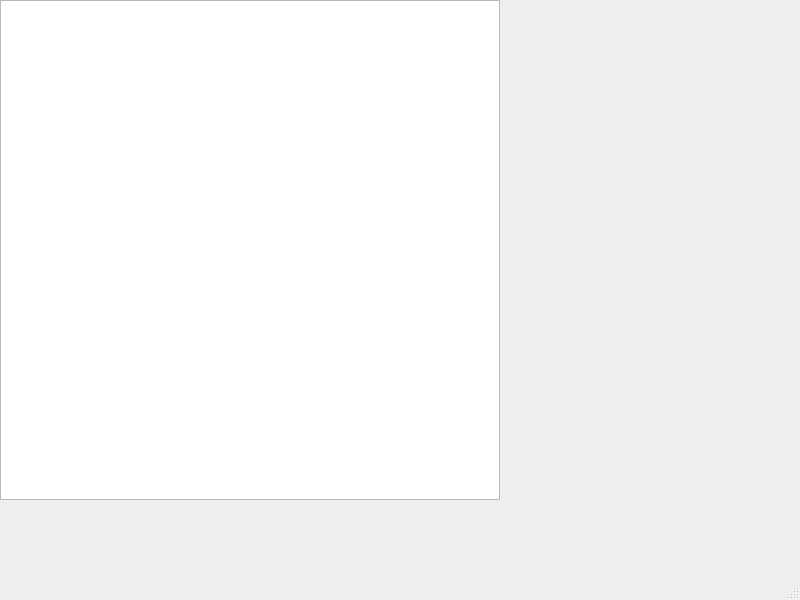
<?xml version="1.0" encoding="UTF-8"?>
<ui version="4.0">
 <class>MainWindow</class>
 <widget class="QMainWindow" name="MainWindow">
  <property name="geometry">
   <rect>
    <x>0</x>
    <y>0</y>
    <width>800</width>
    <height>600</height>
   </rect>
  </property>
  <property name="windowTitle">
   <string>MainWindow</string>
  </property>
  <widget class="QWidget" name="centralwidget">
   <widget class="QGraphicsView" name="graphicsView">
    <property name="geometry">
     <rect>
      <x>0</x>
      <y>0</y>
      <width>500</width>
      <height>500</height>
     </rect>
    </property>
   </widget>
  </widget>
  <widget class="QMenuBar" name="menubar">
   <property name="geometry">
    <rect>
     <x>0</x>
     <y>0</y>
     <width>800</width>
     <height>21</height>
    </rect>
   </property>
  </widget>
  <widget class="QStatusBar" name="statusbar"/>
 </widget>
 <resources/>
 <connections/>
</ui>
